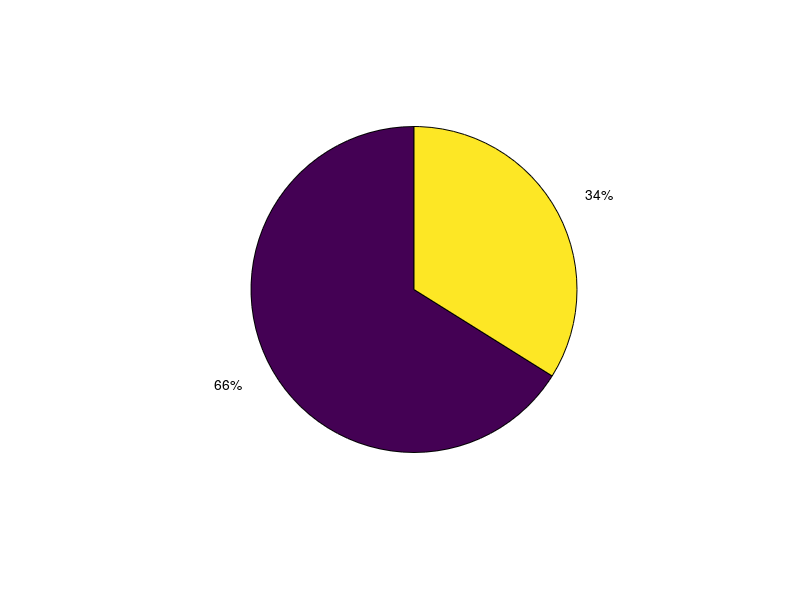

MATLAB code to generate this figure: (Note: this script raises an error after producing the figure.)
% plot the pie chart

clc
clear
close all

%% cohort 1

labels = {'Sustained Attention to Reward','Inattentiveness'};

Sustained_Attention = 9 + 17 + 13;
Inattentiveness = 10 + 3 + 7;

X = [Sustained_Attention Inattentiveness];
trial_num = Sustained_Attention + Inattentiveness;

figure(1)
p = pie(X);
t = p(2);
t.FontSize = 14;
t = p(4);
t.FontSize = 14;

legend(labels,'FontSize',12,'Location','northeast');

title(['Attention Types for Cohort 1 (Reward ' num2str(trial_num) ' trials)'],'FontSize',14,'FontWeight','bold') 

%% cohort 2

labels = {'Transferable Attention','Sustained Attention','Inattentiveness'};

Transferable_Attention = 3 + 8 + 7 + 5 + 8 + 5;
Sustained_Attention = 5 + 5 + 5 + 5 + 4 + 2;
Inattentiveness = 8 + 7 + 7 + 10 + 8 + 10;

X = [Transferable_Attention Sustained_Attention Inattentiveness];
trial_num = Transferable_Attention + Sustained_Attention + Inattentiveness;

figure(2)
p = pie(X);
t = p(2);
t.FontSize = 14;
t = p(4);
t.FontSize = 14;
t = p(6);
t.FontSize = 14;

legend(labels,'FontSize',12,'Location','northeast');

title(['Attention Types for Cohort 2 (Observation ' num2str(trial_num) ' trials)'],'FontSize',14,'FontWeight','bold') 

%% cohort 2 & 3

labels = {'Transferable Attention','Sustained Attention','Inattentiveness'};

Transferable_Attention = 3 + 8 + 7 + 5 + 8 + 5 + 5 + 8;
Sustained_Attention = 5 + 5 + 5 + 5 + 4 + 2 + 7 + 3;
Inattentiveness = 8 + 7 + 7 + 10 + 8 + 10 + 8 + 9;

X = [Transferable_Attention Sustained_Attention Inattentiveness];
trial_num = Transferable_Attention + Sustained_Attention + Inattentiveness;

figure(2)
p = pie(X);
t = p(2);
t.FontSize = 14;
t = p(4);
t.FontSize = 14;
t = p(6);
t.FontSize = 14;

legend(labels,'FontSize',12,'Location','northeast');

title(['Attention Types for Cohort 2 & 3 (Observation ' num2str(trial_num) ' trials)'],'FontSize',14,'FontWeight','bold') 

%% cohort 3

labels = {'Transferable Attention','Sustained Attention','Inattentiveness'};

Transferable_Attention = 5 + 8;
Sustained_Attention = 7 + 3;
Inattentiveness = 8 + 9;

X = [Transferable_Attention Sustained_Attention Inattentiveness];
trial_num = Transferable_Attention + Sustained_Attention + Inattentiveness;

figure(2)
p = pie(X);
t = p(2);
t.FontSize = 14;
t = p(4);
t.FontSize = 14;
t = p(6);
t.FontSize = 14;

% legend(labels,'FontSize',12,'Location','northeast');

% title(['Attention Types for Cohort 3 (Observation ' num2str(trial_num) ' trials)'],'FontSize',14,'FontWeight','bold') 
title(['Observation ' num2str(trial_num) ' trials'],'FontSize',14,'FontWeight','bold') 

%% cohort 3 control

labels = {'Transferable Attention','Sustained Attention','Inattentiveness'};

Transferable_Attention = 5 + 5;
Sustained_Attention = 2 + 8;
Inattentiveness = 13 + 7;

X = [Transferable_Attention Sustained_Attention Inattentiveness];
trial_num = Transferable_Attention + Sustained_Attention + Inattentiveness;

figure(3)
p = pie(X);
t = p(2);
t.FontSize = 14;
t = p(4);
t.FontSize = 14;
t = p(6);
t.FontSize = 14;

legend(labels,'FontSize',12,'Location','northeast');

title(['Attention Types for Cohort 3 (Control ' num2str(trial_num) ' trials)'],'FontSize',14,'FontWeight','bold') 
% title(['Control ' num2str(trial_num) ' trials'],'FontSize',14,'FontWeight','bold') 

